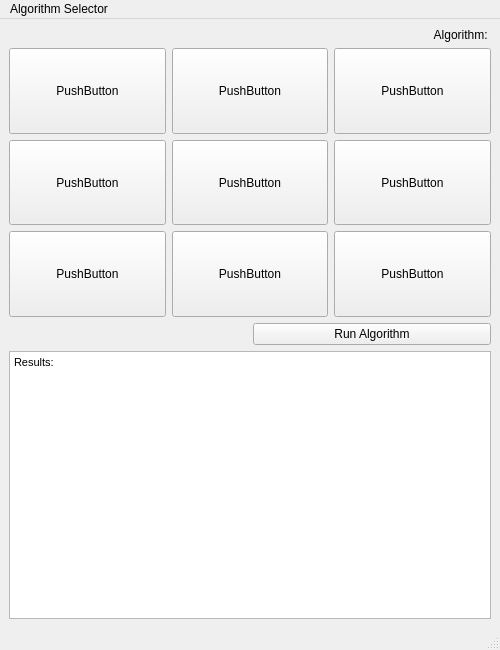
<?xml version="1.0" encoding="UTF-8"?>
<ui version="4.0">
 <class>MainWindow</class>
 <widget class="QMainWindow" name="MainWindow">
  <property name="geometry">
   <rect>
    <x>0</x>
    <y>0</y>
    <width>500</width>
    <height>650</height>
   </rect>
  </property>
  <property name="maximumSize">
   <size>
    <width>500</width>
    <height>650</height>
   </size>
  </property>
  <property name="windowTitle">
   <string>MainWindow</string>
  </property>
  <widget class="QWidget" name="centralwidget">
   <layout class="QVBoxLayout" name="verticalLayout">
    <item>
     <widget class="QLabel" name="lbl_algorithm_type">
      <property name="text">
       <string>Algorithm: </string>
      </property>
      <property name="alignment">
       <set>Qt::AlignRight|Qt::AlignTrailing|Qt::AlignVCenter</set>
      </property>
     </widget>
    </item>
    <item>
     <layout class="QGridLayout" name="gridLayout">
      <item row="0" column="0">
       <widget class="QPushButton" name="box_00">
        <property name="sizePolicy">
         <sizepolicy hsizetype="Expanding" vsizetype="Expanding">
          <horstretch>0</horstretch>
          <verstretch>0</verstretch>
         </sizepolicy>
        </property>
        <property name="text">
         <string>PushButton</string>
        </property>
       </widget>
      </item>
      <item row="1" column="0">
       <widget class="QPushButton" name="box_10">
        <property name="sizePolicy">
         <sizepolicy hsizetype="Expanding" vsizetype="Expanding">
          <horstretch>0</horstretch>
          <verstretch>0</verstretch>
         </sizepolicy>
        </property>
        <property name="text">
         <string>PushButton</string>
        </property>
       </widget>
      </item>
      <item row="2" column="0">
       <widget class="QPushButton" name="box_20">
        <property name="sizePolicy">
         <sizepolicy hsizetype="Expanding" vsizetype="Expanding">
          <horstretch>0</horstretch>
          <verstretch>0</verstretch>
         </sizepolicy>
        </property>
        <property name="text">
         <string>PushButton</string>
        </property>
       </widget>
      </item>
      <item row="0" column="1">
       <widget class="QPushButton" name="box_01">
        <property name="sizePolicy">
         <sizepolicy hsizetype="Expanding" vsizetype="Expanding">
          <horstretch>0</horstretch>
          <verstretch>0</verstretch>
         </sizepolicy>
        </property>
        <property name="text">
         <string>PushButton</string>
        </property>
       </widget>
      </item>
      <item row="1" column="1">
       <widget class="QPushButton" name="box_11">
        <property name="sizePolicy">
         <sizepolicy hsizetype="Expanding" vsizetype="Expanding">
          <horstretch>0</horstretch>
          <verstretch>0</verstretch>
         </sizepolicy>
        </property>
        <property name="text">
         <string>PushButton</string>
        </property>
       </widget>
      </item>
      <item row="2" column="1">
       <widget class="QPushButton" name="box_21">
        <property name="sizePolicy">
         <sizepolicy hsizetype="Expanding" vsizetype="Expanding">
          <horstretch>0</horstretch>
          <verstretch>0</verstretch>
         </sizepolicy>
        </property>
        <property name="text">
         <string>PushButton</string>
        </property>
       </widget>
      </item>
      <item row="2" column="2">
       <widget class="QPushButton" name="box_22">
        <property name="sizePolicy">
         <sizepolicy hsizetype="Expanding" vsizetype="Expanding">
          <horstretch>0</horstretch>
          <verstretch>0</verstretch>
         </sizepolicy>
        </property>
        <property name="text">
         <string>PushButton</string>
        </property>
       </widget>
      </item>
      <item row="1" column="2">
       <widget class="QPushButton" name="box_12">
        <property name="sizePolicy">
         <sizepolicy hsizetype="Expanding" vsizetype="Expanding">
          <horstretch>0</horstretch>
          <verstretch>0</verstretch>
         </sizepolicy>
        </property>
        <property name="text">
         <string>PushButton</string>
        </property>
       </widget>
      </item>
      <item row="0" column="2">
       <widget class="QPushButton" name="box_02">
        <property name="sizePolicy">
         <sizepolicy hsizetype="Expanding" vsizetype="Expanding">
          <horstretch>0</horstretch>
          <verstretch>0</verstretch>
         </sizepolicy>
        </property>
        <property name="text">
         <string>PushButton</string>
        </property>
       </widget>
      </item>
     </layout>
    </item>
    <item>
     <layout class="QHBoxLayout" name="horizontalLayout_2">
      <item>
       <widget class="QLabel" name="lbl_time_complexity">
        <property name="text">
         <string/>
        </property>
       </widget>
      </item>
      <item>
       <widget class="QPushButton" name="btn_run_algorithm">
        <property name="text">
         <string>Run Algorithm</string>
        </property>
       </widget>
      </item>
     </layout>
    </item>
    <item>
     <widget class="QTextBrowser" name="textBrowser">
      <property name="html">
       <string>&lt;!DOCTYPE HTML PUBLIC &quot;-//W3C//DTD HTML 4.0//EN&quot; &quot;http://www.w3.org/TR/REC-html40/strict.dtd&quot;&gt;
&lt;html&gt;&lt;head&gt;&lt;meta name=&quot;qrichtext&quot; content=&quot;1&quot; /&gt;&lt;style type=&quot;text/css&quot;&gt;
p, li { white-space: pre-wrap; }
&lt;/style&gt;&lt;/head&gt;&lt;body style=&quot; font-family:'MS Shell Dlg 2'; font-size:8pt; font-weight:400; font-style:normal;&quot;&gt;
&lt;p style=&quot; margin-top:0px; margin-bottom:0px; margin-left:0px; margin-right:0px; -qt-block-indent:0; text-indent:0px;&quot;&gt;Results:&lt;/p&gt;
&lt;p style=&quot;-qt-paragraph-type:empty; margin-top:0px; margin-bottom:0px; margin-left:0px; margin-right:0px; -qt-block-indent:0; text-indent:0px;&quot;&gt;&lt;br /&gt;&lt;/p&gt;&lt;/body&gt;&lt;/html&gt;</string>
      </property>
     </widget>
    </item>
   </layout>
  </widget>
  <widget class="QMenuBar" name="menubar">
   <property name="geometry">
    <rect>
     <x>0</x>
     <y>0</y>
     <width>500</width>
     <height>22</height>
    </rect>
   </property>
   <widget class="QMenu" name="menuAlgorithm_Selector">
    <property name="title">
     <string>Algorithm Selector</string>
    </property>
    <addaction name="actionAlg_1"/>
    <addaction name="actionAlg_2"/>
    <addaction name="actionAlg_3"/>
   </widget>
   <addaction name="menuAlgorithm_Selector"/>
  </widget>
  <widget class="QStatusBar" name="statusbar"/>
  <action name="actionAlg_1">
   <property name="text">
    <string>Alg 1</string>
   </property>
  </action>
  <action name="actionAlg_2">
   <property name="text">
    <string>Alg 2</string>
   </property>
  </action>
  <action name="actionAlg_3">
   <property name="text">
    <string>Alg 3</string>
   </property>
  </action>
 </widget>
 <resources/>
 <connections/>
</ui>
